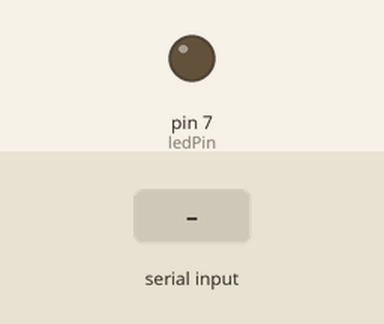
This sketch was run on a simulated Arduino Uno, built with avr-gcc and run on an emulated ATmega328P. On the bench: output pins drawn as LEDs (lit = HIGH). The test bench sets the inputs (shaded band).

Above: at 1.2 s.
1.3 s: "r" received over Serial
At 2.3 s:
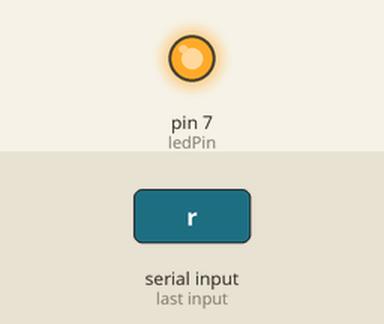
2.8 s: "1" received over Serial
At 3.5 s:
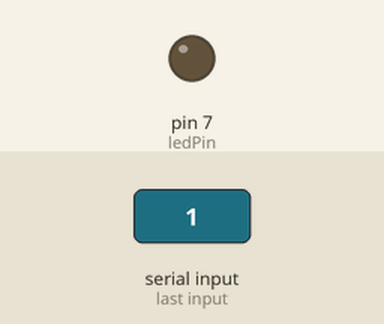
Timing chart, 0 to 5.8 s (numbered marks = the images above; inputs shaded):
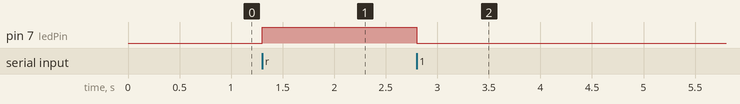

Measured:
- after the input at 1.3 s, pin 7 (ledPin): LOW → HIGH at once
- after the input at 2.8 s, pin 7 (ledPin): HIGH → LOW at once

The sketch:

blink_read.ino
```cpp
const int ledPin = 7;
const int readPin = 8;

// the setup function runs once when you press reset or power the board
void setup() {
  // initialize digital pin LED_BUILTIN as an output.
  Serial.begin(9600);
  pinMode(ledPin, OUTPUT);
}

// the loop function runs over and over again forever
void loop() {
  if(Serial.available()){
    if(Serial.read() == 'r'){
      digitalWrite(ledPin, HIGH);   // turn the LED on (HIGH is the voltage level)
    }
    else{
      digitalWrite(ledPin, LOW);    // turn the LED off by making the voltage LOW
    }
  }
}
```
